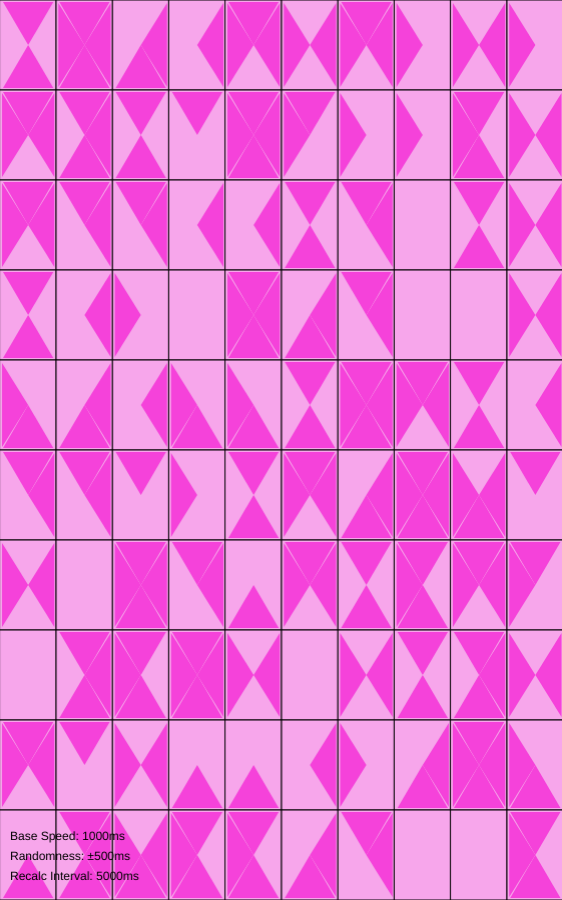
Frame 1 (no input)
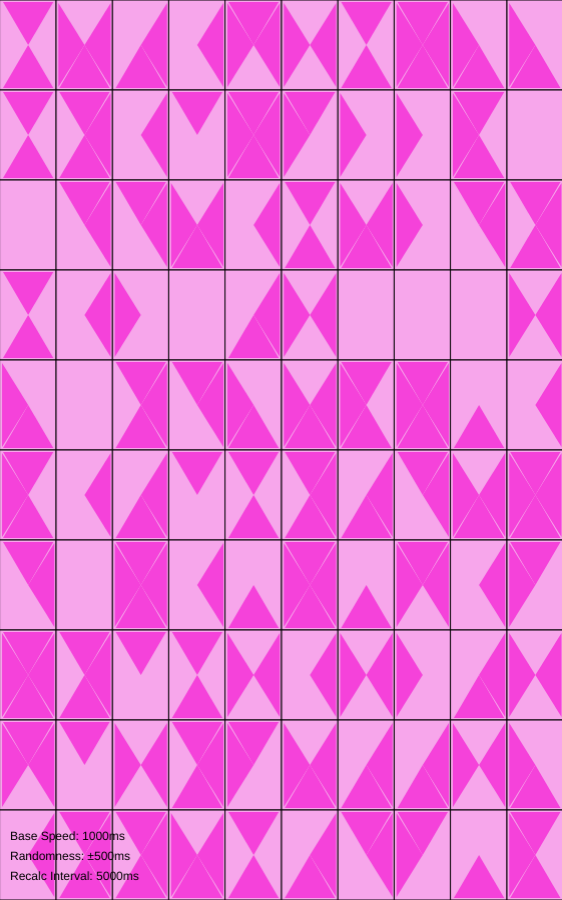
Frame 60 (no input)
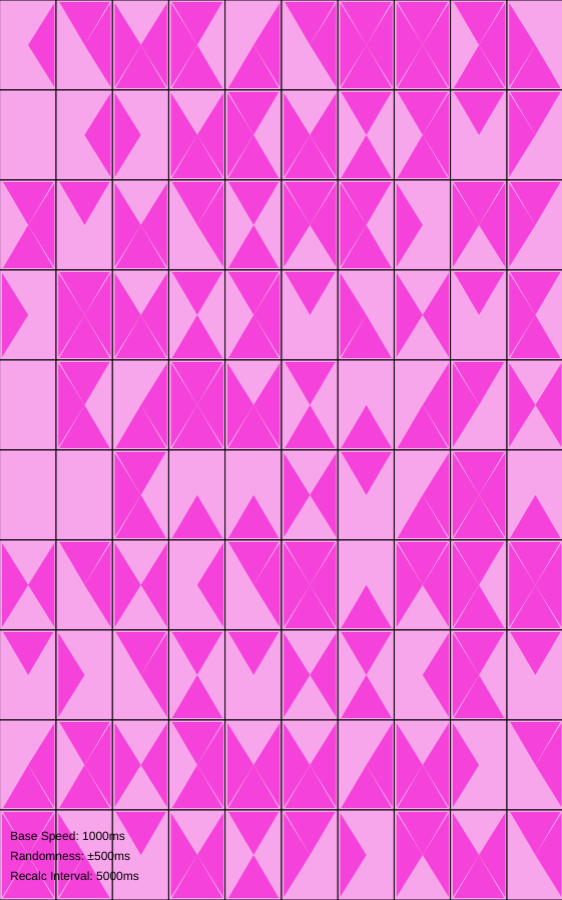
Frame 120 (the mouse pressed at the canvas centre since frame 60)

The p5.js sketch that drew these frames (run headless with seeded random() and noise() and a simulated clock; from frame 60 on, the mouse is pressed at the canvas centre):

// p5.js sketch
// ── sketch.js
let tiles = [];
const GRID_SIZE = 10;
let tileWidth, tileHeight;
let canvasWidth, canvasHeight;

// Adjustable parameters
let gapSize = 2;
let triangleGap = 1;
let tileColor;

// Sliders and their values
let baseSpeedSlider, randomnessSlider, recalcSlider;
let baseSpeed, randomness, recalcInterval;
let lastRecalcTime = 0;
let showSliders = true;

class WangTile {
  constructor(x, y, w, h) {
    this.x = x;
    this.y = y;
    this.w = w;
    this.h = h;
    this.triangles = [false, false, false, false]; // left, top, right, bottom
    this.nextChangeTime = 0;
  }

  display() {
    push();
    translate(this.x, this.y);

    // Draw tile background
    
    fill(247, 166, 235);
    rect(0, 0, this.w, this.h);

    // Draw triangles
    fill(tileColor);
    noStroke();

    if (this.triangles[0]) triangle(gapSize, gapSize + triangleGap, this.w/2, this.h/2, gapSize, this.h - gapSize - triangleGap);
    if (this.triangles[1]) triangle(gapSize + triangleGap, gapSize, this.w - gapSize - triangleGap, gapSize, this.w/2, this.h/2);
    if (this.triangles[2]) triangle(this.w - gapSize, gapSize + triangleGap, this.w - gapSize, this.h - gapSize - triangleGap, this.w/2, this.h/2);
    if (this.triangles[3]) triangle(gapSize + triangleGap, this.h - gapSize, this.w - gapSize - triangleGap, this.h - gapSize, this.w/2, this.h/2);

    pop();
  }

  update(currentTime) {
    if (currentTime >= this.nextChangeTime) {
      for (let i = 0; i < 4; i++) {
        if (random() < 0.5) {
          this.triangles[i] = !this.triangles[i];
        }
      }
      this.nextChangeTime = currentTime + baseSpeed + random(-randomness, randomness);
    }
  }
}

function setup() {
  // Set canvas size based on screen height
  canvasHeight = windowHeight - 100; // Subtract 100 to leave some space for sliders
  canvasWidth = (canvasHeight / GRID_SIZE) * (GRID_SIZE * 115 / 184);
  createCanvas(canvasWidth, canvasHeight);
  
  tileColor = color(245, 66, 218);

  // Calculate tile size based on canvas size, grid, and aspect ratio
  tileHeight = canvasHeight / GRID_SIZE;
  tileWidth = tileHeight * (115 / 184); // Maintain 184:115 aspect ratio

  // Create tiles
  for (let y = 0; y < GRID_SIZE; y++) {
    for (let x = 0; x < GRID_SIZE; x++) {
      tiles.push(new WangTile(x * tileWidth, y * tileHeight, tileWidth, tileHeight));
    }
  }

  // Create sliders
  baseSpeedSlider = createSlider(100, 5000, 1000, 100);
  randomnessSlider = createSlider(0, 2000, 500, 100);
  recalcSlider = createSlider(1000, 10000, 5000, 1000);
  
  positionSliders();
}

function draw() {
  background(0);

  // Update slider values
  baseSpeed = baseSpeedSlider.value();
  randomness = randomnessSlider.value();
  recalcInterval = recalcSlider.value();

  let currentTime = millis();

  // Recalculate randomness if interval has passed
  if (currentTime - lastRecalcTime > recalcInterval) {
    for (let tile of tiles) {
      tile.nextChangeTime = currentTime + random(baseSpeed);
    }
    lastRecalcTime = currentTime;
  }

  // Update and display tiles
  for (let tile of tiles) {
    tile.update(currentTime);
    tile.display();
  }

  // Display slider values if shown
  if (showSliders) {
    fill(0);
    text(`Base Speed: ${baseSpeed}ms`, 10, height - 60);
    text(`Randomness: ±${randomness}ms`, 10, height - 40);
    text(`Recalc Interval: ${recalcInterval}ms`, 10, height - 20);
  }
}

function keyPressed() {
  if (key === ' ') {
    showSliders = !showSliders;
    baseSpeedSlider.style('display', showSliders ? 'block' : 'none');
    randomnessSlider.style('display', showSliders ? 'block' : 'none');
    recalcSlider.style('display', showSliders ? 'block' : 'none');
  }
}

function positionSliders() {
  baseSpeedSlider.position(10, height + 10);
  randomnessSlider.position(10, height + 40);
  recalcSlider.position(10, height + 70);
}

function windowResized() {
  canvasHeight = windowHeight - 100;
  canvasWidth = (canvasHeight / GRID_SIZE) * (GRID_SIZE * 115 / 184);
  resizeCanvas(canvasWidth, canvasHeight);
  
  tileHeight = canvasHeight / GRID_SIZE;
  tileWidth = tileHeight * (115 / 184);
  
  // Reposition tiles
  tiles = [];
  for (let y = 0; y < GRID_SIZE; y++) {
    for (let x = 0; x < GRID_SIZE; x++) {
      tiles.push(new WangTile(x * tileWidth, y * tileHeight, tileWidth, tileHeight));
    }
  }
  
  positionSliders();
}

// Functions to allow dynamic changes
function setGapSize(size) {
  gapSize = size;
}

function setTriangleGap(size) {
  triangleGap = size;
}

function setTileColor(r, g, b) {
  tileColor = color(r, g, b);
}
